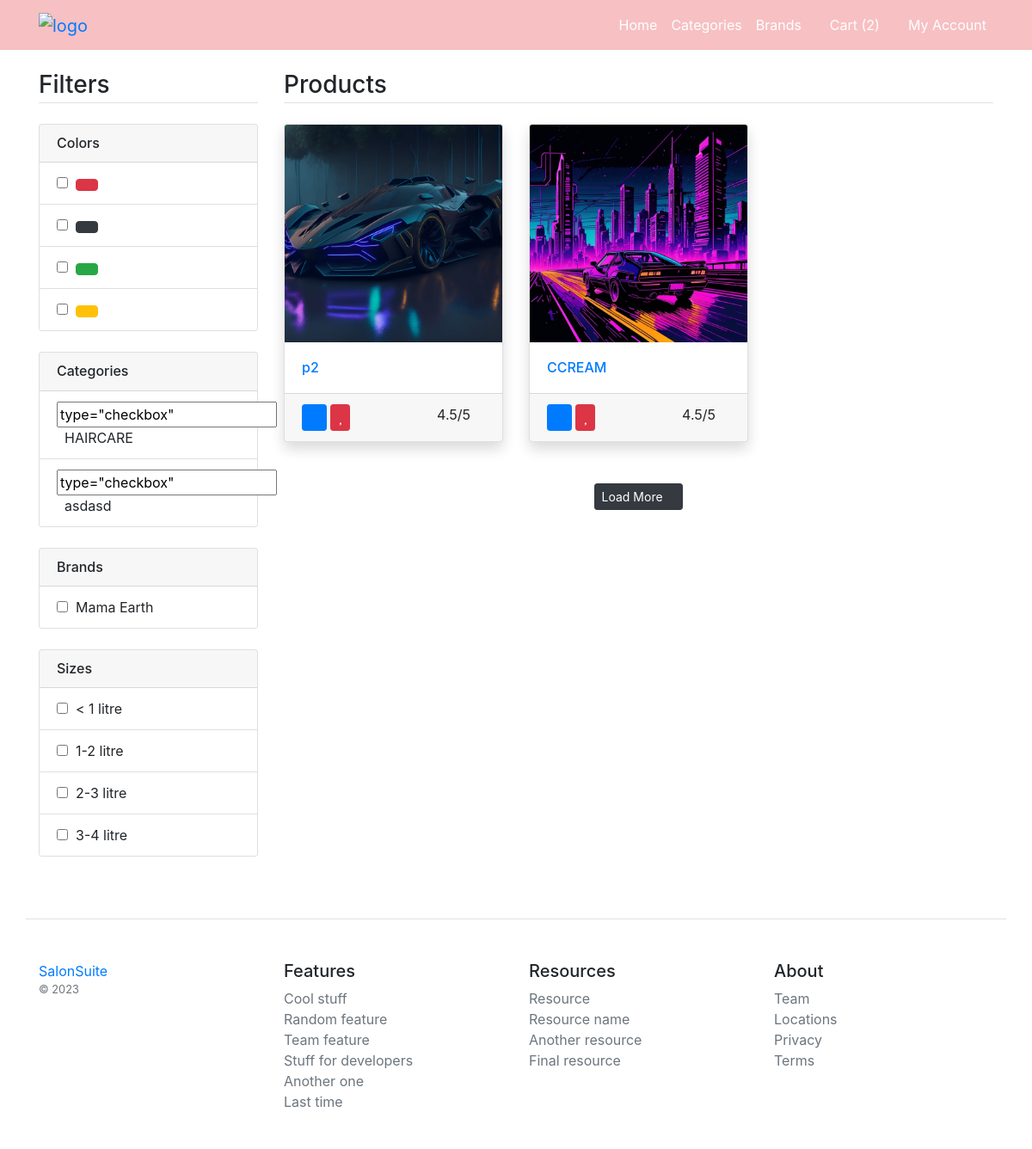
Screenshot of /product-list with the database file from the repository.
### main/models.py (models this page shows, shortened)
class Category(models.Model):
    title=models.CharField(max_length=100)
    image=models.ImageField(upload_to="cat_imgs/",max_length=300)
    class Meta:
        verbose_name_plural='2. Categories'

class Brand(models.Model):
    title=models.CharField(max_length=100)
    image=models.ImageField(upload_to="brand_imgs/")
    class Meta:
            verbose_name_plural='3. Brand'

class Product(models.Model):
    title=models.CharField(max_length=200)
    image=models.ImageField(upload_to="product_imgs/")
    slug=models.CharField(max_length=400)
    detail=models.TextField()
    specs=models.TextField()
    category=models.ForeignKey(Category,on_delete=models.CASCADE)
    brand=models.ForeignKey(Brand,on_delete=models.CASCADE)
    size=models.ForeignKey(Size,on_delete=models.CASCADE)
    status=models.BooleanField(default=True)
    is_featured=models.BooleanField(default=False)
    class Meta:
        verbose_name_plural='5. Prodcuts'

### main/views.py (the view)
# urls.py: path('product-list',views.product_list,name='product-list'),
def product_list(request):
    data=Product.objects.all().order_by('-id')
    cats=Product.objects.distinct().values('category__title','category__id')
    brands=Product.objects.distinct().values('brand__title','brand__id')
    return render(request,'product_list.html',
                {
                    'data':data,
                    'cats':cats,
                    'brands':brands,
                }
                )

### main/templates/product_list.html
{% extends 'base.html' %}
{% load static %}
{% block content %}
<main class="container my-4">
	<div class="row">
		<div class="col-md-3">
			<h3 class="mb-4 border-bottom pb-1">Filters</h3>
			<div class="card mb-4">
				<h6 class="card-header">Colors</h6>
				<div class="list-group list-group-flush">
					<li class="list-group-item">
						<input type="checkbox" />&nbsp;
						<button class="btn btn-danger"></button>
					</li>
					<li class="list-group-item">
						<input type="checkbox" />&nbsp;
						<button class="btn btn-dark"></button>
					</li>
					<li class="list-group-item">
						<input type="checkbox" />&nbsp;
						<button class="btn btn-success"></button>
					</li>
					<li class="list-group-item">
						<input type="checkbox" />&nbsp;
						<button class="btn btn-warning"></button>
					</li>
				</div>
			</div>
			<div class="card mb-4">
				<h6 class="card-header">Categories</h6>
				<div class="list-group list-group-flush">
                    {% for cat in cats %}
					<li class="list-group-item">
						<input value={{cat.category__}} type="checkbox" />&nbsp;
						{{cat.category__title}}
					</li>
					{% endfor %}
				</div>
			</div>
			<div class="card mb-4">
				<h6 class="card-header">Brands</h6>
				<div class="list-group list-group-flush">
					{% for brand in brands %}
					<li class="list-group-item">
						<input value={{brand.brand__id}} type="checkbox" />&nbsp;
						{{brand.brand__title}}
					</li>
					{% endfor %}
				</div>
			</div>
			<div class="card mb-4">
				<h6 class="card-header">Sizes</h6>
				<div class="list-group list-group-flush">
					<li class="list-group-item">
						<input type="checkbox" />&nbsp;
						< 1 litre
					</li>
					<li class="list-group-item">
						<input type="checkbox" />&nbsp;
						1-2 litre
					</li>
					<li class="list-group-item">
						<input type="checkbox" />&nbsp;
						2-3 litre
					</li>
					<li class="list-group-item">
						<input type="checkbox" />&nbsp;
						3-4 litre
					</li>
				</div>
			</div>
		</div>
		<div class="col-md-9">
			<h3 class="mb-4 border-bottom pb-1">
				Products
			</h3>
			<div class="row">
				{% for product in data %}
                <div class="col-md-4 mb-4">
					<div class="card shadow">
					  <a href="/product/{{product.slug}}/{{product.id}}"><img src="/media/{{product.image}}" class="card-img-top" alt="{{product.title}}"></a>
					  <div class="card-body">
					    <h6 class="card-text"><a href="/product/{{product.slug}}/{{product.id}}">{{product.title}}</a></h6>
					  </div>
					  <div class="card-footer">
					  	<button class="btn btn-sm btn-primary"><i class="fa fa-shopping-cart"></i></button>
					  	<button class="btn btn-sm btn-danger"><i class="fa fa-heart"></i></button>
					  	<span class="float-right">
					  		4.5/5
					  		<i class="fa fa-star text-warning"></i>
					  	</span>
					  </div>
					</div>
				</div>
                {% endfor %}
			</div>
			<p class="my-4 text-center"><a href="#" class="btn btn-dark btn-sm">Load More <i class="fa fa-sync"></i></a></p>
		</div>
	</div>
</main>
{% endblock %}

### rows the page displays
Category: category__title "HAIRCARE"
Category: category__title "asdasd"
Brand: brand__title "Mama Earth"
Product: image (picture), title "p2"
Product: image (picture), title "CCREAM"
